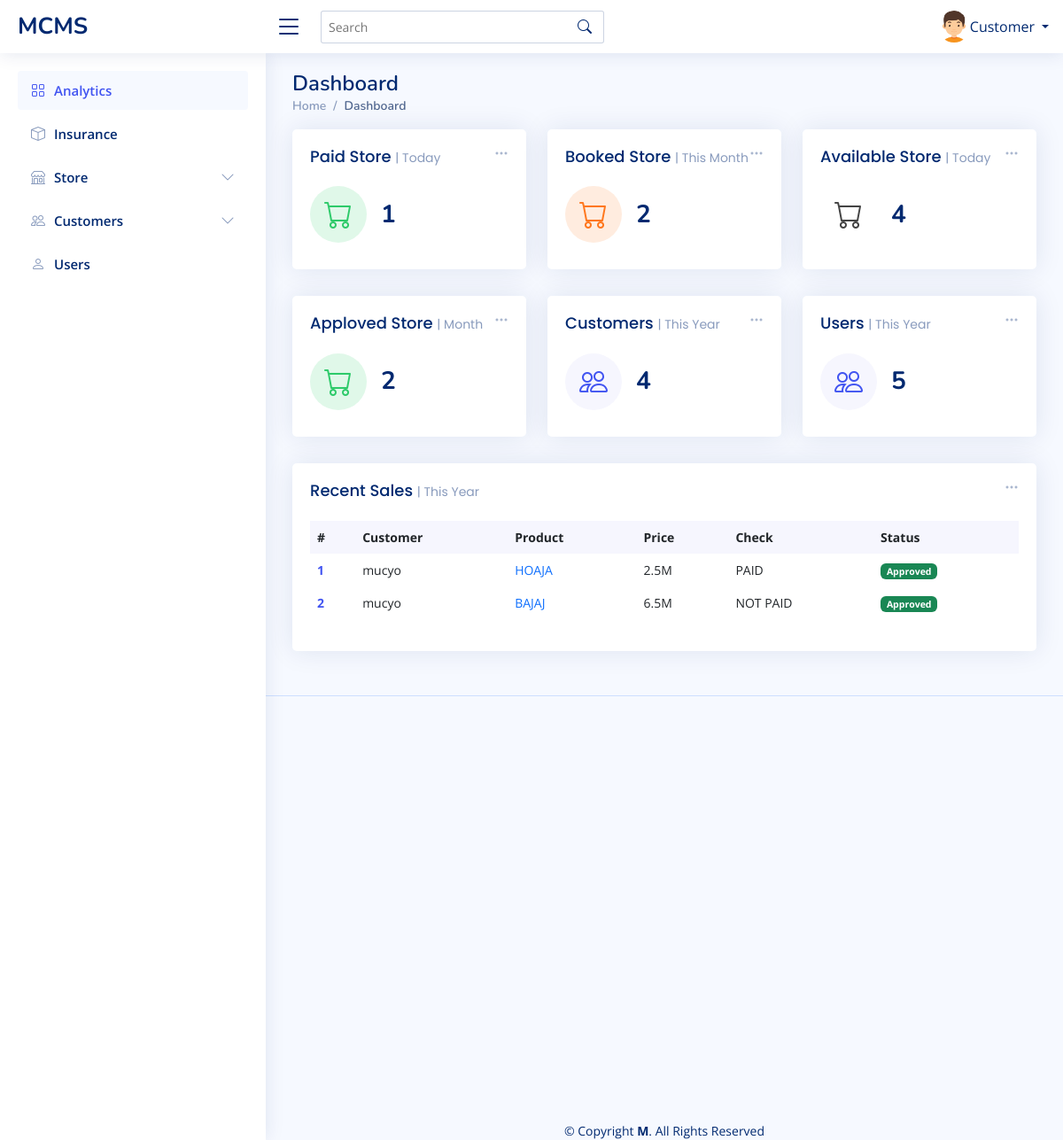
The page /Dashboard/Admin/index.php (signed in) on the database its author committed.
### tables this page shows
CREATE TABLE `application` (
  `a_id` int(11) NOT NULL,
  `customer_id` int(11) NOT NULL,
  `store_id` int(11) NOT NULL,
  `phone` text NOT NULL,
  `photo` text NOT NULL,
  `address` varchar(30) NOT NULL,
  `pay` varchar(30) NOT NULL,
  `dates` timestamp NOT NULL DEFAULT current_timestamp() ON UPDATE current_timestamp(),
  `stat` varchar(200) NOT NULL DEFAULT 'Normal'
);

CREATE TABLE `customer` (
  `c_id` int(11) NOT NULL,
  `fname` varchar(250) NOT NULL,
  `lname` varchar(225) NOT NULL,
  `customername` varchar(100) NOT NULL,
  `email` varchar(100) NOT NULL,
  `telephone` int(11) NOT NULL,
  `address` varchar(100) NOT NULL,
  `gender` varchar(200) NOT NULL,
  `photo` varchar(250) NOT NULL,
  `password` varchar(250) NOT NULL,
  `status` varchar(250) NOT NULL,
  `dates` timestamp NOT NULL DEFAULT current_timestamp() ON UPDATE current_timestamp()
);

CREATE TABLE `store` (
  `s_id` int(11) NOT NULL,
  `mark` varchar(250) NOT NULL,
  `plate_no` varchar(100) NOT NULL,
  `status` varchar(100) NOT NULL,
  `price` varchar(100) NOT NULL,
  `requ` varchar(100) NOT NULL,
  `appr` int(11) NOT NULL,
  `datestored` timestamp NOT NULL DEFAULT current_timestamp() ON UPDATE current_timestamp(),
  `stat` varchar(200) NOT NULL DEFAULT 'Normal'
);

### Dashboard/Admin/index.php (the view, shortened to what this page needs)
<?php
            include 'navbar.php';
?>
<main id="main" class="main">
<div class="pagetitle">
  <h1>Dashboard</h1>
  <nav>
    <ol class="breadcrumb">
      <li class="breadcrumb-item"><a href="">Home</a></li>
      <li class="breadcrumb-item active">Dashboard</li>
    </ol>
  </nav>
</div>
<section class="section dashboard">
  <div class="row">
    <div class="col-lg-12">
      <div class="row">
        <?php
									$sql = mysqli_query($conn,"SELECT * FROM store where status='PAID'");
									$countstore = mysqli_num_rows($sql);
								?>
        <div class="col-xxl-4 col-md-6 col-xl-4">
          <div class="card info-card revenue-card">
            <div class="filter">
              <a class="icon" href="#" data-bs-toggle="dropdown"><i class="bi bi-three-dots"></i></a>
            </div>
            <div class="card-body">
              <h5 class="card-title">Paid Store <span>| Today</span></h5>
              <div class="d-flex align-items-center">
                <div class="card-icon rounded-circle d-flex align-items-center justify-content-center">
                  <i class="bi bi-cart"></i>
                </div>
                <div class="ps-3">
                  <h6><?php echo $countstore; ?></h6>
                </div>
              </div>
            </div>
          </div>
        </div>
        <?php
									$sql = mysqli_query($conn,"SELECT * FROM application");
									$countstore = mysqli_num_rows($sql);
								?>
        <div class="col-xxl-4 col-md-6 col-xl-4">
          <div class="card info-card customers-card">
            <div class="filter">
              <a class="icon" href="#" data-bs-toggle="dropdown"><i class="bi bi-three-dots"></i></a>
            </div>
            <div class="card-body">
              <h5 class="card-title">Booked Store <span>| This Month</span></h5>
              <div class="d-flex align-items-center">
                <div class="card-icon rounded-circle d-flex align-items-center justify-content-center">
                <i class="bi bi-cart"></i>
                </div>
                <div class="ps-3">
                  <h6><?php echo $countstore; ?></h6>
                </div>
              </div>
            </div>
          </div>
        </div>
          <?php
        $sql = mysqli_query($conn,"SELECT * FROM store where status!='PAID'");
        $countstore = mysqli_num_rows($sql);
      ?>
          <div class="col-xxl-4 col-md-6 col-xl-4">
          <div class="card info-card revenuel-card">
            <div class="filter">
              <a class="icon" href="#" data-bs-toggle="dropdown"><i class="bi bi-three-dots"></i></a>
            </div>
            <div class="card-body">
              <h5 class="card-title">Available Store <span>| Today</span></h5>
              <div class="d-flex align-items-center">
                <div class="card-icon rounded-circle d-flex align-items-center justify-content-center">
                  <i class="bi bi-cart"></i>
                </div>
                <div class="ps-3">
                <h6><?php echo $countstore; ?></h6>
                </div>
              </div>
            </div>
          </div>
        </div>
        <?php
        $sql = mysqli_query($conn,"SELECT * FROM store where requ='Approved'");
        $countstore = mysqli_num_rows($sql);
      ?>
        <div class="col-xxl-4 col-md-6 col-xl-4">
          <div class="card info-card revenue-card">
            <div class="filter">
              <a class="icon" href="#" data-bs-toggle="dropdown"><i class="bi bi-three-dots"></i></a>
            </div>
            <div class="card-body">
              <h5 class="card-title">Apploved Store <span>| Month</span></h5>
              <div class="d-flex align-items-center">
                <div class="card-icon rounded-circle d-flex align-items-center justify-content-center">
                <i class="bi bi-cart"></i>
                </div>
                <div class="ps-3">
                <h6><?php echo $countstore; ?></h6>
                </div>
              </div>
            </div>
          </div>
        </div>
        <?php
        $sql = mysqli_query($conn,"SELECT * FROM customer");
        $countstore = mysqli_num_rows($sql);
      ?>
        <div class="col-xxl-4 col-xl-4">
          <div class="card info-card sales-card">
            <div class="filter">
              <a class="icon" href="#" data-bs-toggle="dropdown"><i class="bi bi-three-dots"></i></a>
            </div>
            <div class="card-body">
              <h5 class="card-title">Customers <span>| This Year</span></h5>
              <div class="d-flex align-items-center">
                <div class="card-icon rounded-circle d-flex align-items-center justify-content-center">
                  <i class="bi bi-people"></i>
                </div>
                <div class="ps-3">
                    <h6><?php echo $countstore; ?></h6>
                </div>
              </div>
            </div>
          </div>
        </div>
        <?php
        $sql = mysqli_query($conn,"SELECT * FROM users");
        $countstore = mysqli_num_rows($sql);
      ?>
         <div class="col-xxl-4 col-xl-4">
<div class="card info-card sales-card">
  <div class="filter">
    <a class="icon" href="#" data-bs-toggle="dropdown"><i class="bi bi-three-dots"></i></a>
  </div>
  <div class="card-body">
    <h5 class="card-title">Users <span>| This Year</span></h5>
    <div class="d-flex align-items-center">
      <div class="card-icon rounded-circle d-flex align-items-center justify-content-center">
        <i class="bi bi-people"></i>
      </div>
      <div class="ps-3">
         <h6><?php echo $countstore; ?></h6>
      </div>
    </div>
  </div>
</div>
</div>
        <div class="col-12">
          <div class="card recent-sales overflow-auto">
            <div class="filter">
              <a class="icon" href="#" data-bs-toggle="dropdown"><i class="bi bi-three-dots"></i></a>
            </div>
            <div class="card-body">
              <h5 class="card-title">Recent Sales <span>| This Year</span></h5>
              <table class="table table-borderless datatable">
                <thead>
                  <tr>
                    <th scope="col">#</th>
                    <th scope="col">Customer</th>
                    <th scope="col">Product</th>
                    <th scope="col">Price</th>
                    <th scope="col">Check</th>
                    <th scope="col">Status</th>
                  </tr>
                </thead>
                <tbody>
                <tr>
                <?php
                $count = 1;
                $fetch = mysqli_query($conn,"select * from customer,
                application,store where  store.s_id=application.store_id and customer.c_id=application.customer_id and store.requ='Approved'");
                while($row = mysqli_fetch_array($fetch))
                {
                 echo'
                 <tr>
                    <th scope="row"><a href="#">'.$count.'</a></th>
                    <td>'.$row['lname'].'</td>
                    <td><a href="#" class="text-primary">'.$row['mark'].'</a></td>
                    <td>'.$row['price'].'</td>
                    <td>'.$row['status'].'</td>
                    <td><span class="badge bg-success">'.$row['requ'].'</span></td>
                 </tr>';
                  $count=$count +1;
                }
                ?>
               </tr>
                </tbody>
              </table>
            </div>
          </div>
        </div>
      </div>
    </div>
      </div>
</section>
</main>
  <?php
            include '../footer.php';
   ?>

### Dashboard/Admin/assets/css/style.css (style rules this page uses)
:root { scroll-behavior: smooth; }
body { font-family: "Open Sans", sans-serif; background: #f6f9ff; color: #444444; }
a { color: #4154f1; text-decoration: none; }
h1, h2, h3, h4, h5, h6 { font-family: "Nunito", sans-serif; }
#main { margin-top: 60px; padding: 20px 30px; transition: all 0.3s; }
.pagetitle { margin-bottom: 10px; }
.pagetitle h1 { font-size: 24px; margin-bottom: 0; font-weight: 600; color: #012970; }
.card { margin-bottom: 30px; border: none; border-radius: 5px; box-shadow: 0px 0 30px rgba(1, 41, 112, 0.1); }
.card-title { padding: 20px 0 15px 0; font-size: 18px; font-weight: 500; color: #012970; font-family: "Poppins", sans-serif; }
.card-title span { color: #899bbd; font-size: 14px; font-weight: 400; }
.card-body { padding: 0 20px 20px 20px; }
.breadcrumb { font-size: 14px; font-family: "Nunito", sans-serif; color: #899bbd; font-weight: 600; }
.breadcrumb a { color: #899bbd; transition: 0.3s; }
.breadcrumb .breadcrumb-item::before { color: #899bbd; }
.breadcrumb .active { color: #51678f; font-weight: 600; }
@media (min-width: 1200px) { #main, #footer { margin-left: 300px; } }
.dashboard .filter { position: absolute; right: 0px; top: 15px; }
.dashboard .filter .icon { color: #aab7cf; padding-right: 20px; padding-bottom: 5px; transition: 0.3s; font-size: 16px; }
.dashboard .info-card { padding-bottom: 10px; }
.dashboard .info-card h6 { font-size: 28px; color: #012970; font-weight: 700; margin: 0; padding: 0; }
.dashboard .card-icon { font-size: 32px; line-height: 0; width: 64px; height: 64px; flex-shrink: 0; flex-grow: 0; }
.dashboard .sales-card .card-icon { color: #4154f1; background: #f6f6fe; }
.dashboard .revenue-card .card-icon { color: #2eca6a; background: #e0f8e9; }
.dashboard .customers-card .card-icon { color: #ff771d; background: #ffecdf; }
.dashboard .recent-sales { font-size: 14px; }
.dashboard .recent-sales .table thead { background: #f6f6fe; }
.dashboard .recent-sales .table thead th { border: 0; }

### rows shown on the page
application: customer.lname "mucyo", store.mark "HOAJA", store.price "2.5M", store.status "PAID", store.requ "Approved"
application: customer.lname "mucyo", store.mark "BAJAJ", store.price "6.5M", store.status "NOT PAID", store.requ "Approved"

### other values the page prints
$_SESSION['account_type'] "Customer"
$countstore "1"
$countstore "2"
$countstore "4"
$countstore "5"
